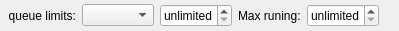
<?xml version="1.0" encoding="UTF-8"?>
<ui version="4.0">
 <class>WorkflowEngineConfigController</class>
 <widget class="QWidget" name="WorkflowEngineConfigController">
  <property name="geometry">
   <rect>
    <x>0</x>
    <y>0</y>
    <width>399</width>
    <height>31</height>
   </rect>
  </property>
  <property name="windowTitle">
   <string>Form</string>
  </property>
  <layout class="QHBoxLayout" name="horizontalLayout">
   <property name="leftMargin">
    <number>2</number>
   </property>
   <property name="topMargin">
    <number>0</number>
   </property>
   <property name="rightMargin">
    <number>0</number>
   </property>
   <property name="bottomMargin">
    <number>0</number>
   </property>
   <item>
    <widget class="QLabel" name="label">
     <property name="text">
      <string>  queue limits:</string>
     </property>
    </widget>
   </item>
   <item>
    <widget class="QComboBox" name="combo_queue"/>
   </item>
   <item>
    <widget class="QSpinBox" name="limit">
     <property name="specialValueText">
      <string>unlimited</string>
     </property>
     <property name="maximum">
      <number>99999</number>
     </property>
    </widget>
   </item>
   <item>
    <widget class="QLabel" name="running_label">
     <property name="text">
      <string>Max runing:</string>
     </property>
    </widget>
   </item>
   <item>
    <widget class="QSpinBox" name="max_running">
     <property name="specialValueText">
      <string>unlimited</string>
     </property>
     <property name="maximum">
      <number>99999</number>
     </property>
    </widget>
   </item>
   <item>
    <spacer name="horizontalSpacer">
     <property name="orientation">
      <enum>Qt::Horizontal</enum>
     </property>
     <property name="sizeHint" stdset="0">
      <size>
       <width>5</width>
       <height>20</height>
      </size>
     </property>
    </spacer>
   </item>
  </layout>
 </widget>
 <resources/>
 <connections/>
</ui>
